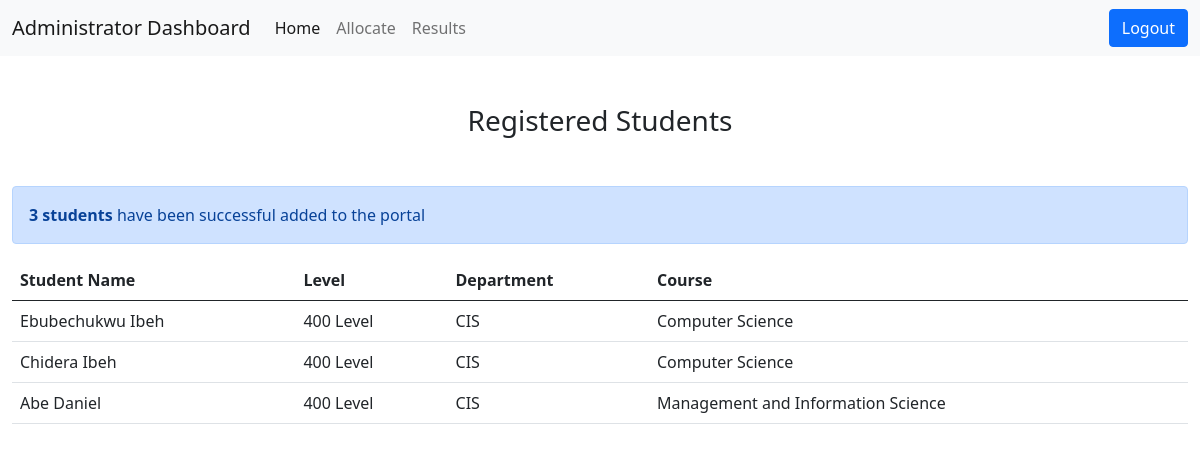
Before: /dashboard/admin/students (signed in) with the older database file.
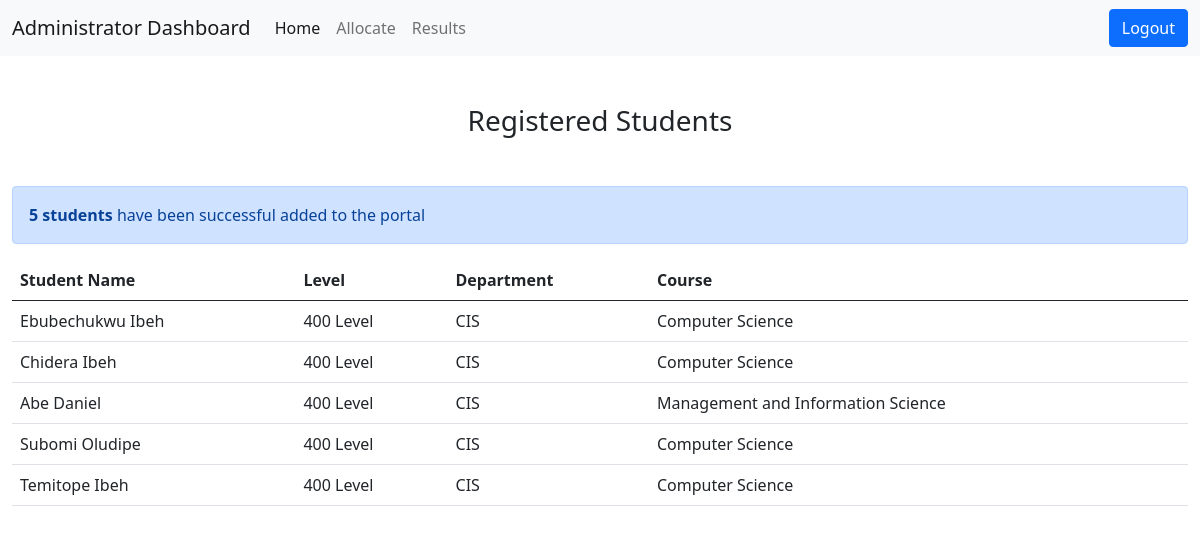
After: the same page with the newer database file.
### accounts/models.py (models this page shows, shortened)
class Students(models.Model):
    LEVEL = (
        ('400 Level', '400 Level'),
        ('500 Level', '500 Level'),
    )
    DEPARTMENT = (
        ('CIS', 'Computer and Information Science'),
    )
    COURSE = (
        ('Computer Science', 'Computer Science'),
        ('Management and Information Science', 'Management and Information Science'),
    )
    student = models.OneToOneField(User, on_delete=models.CASCADE, null=False)
    level = models.CharField(max_length=200, choices=LEVEL)
    department = models.CharField(max_length=200, choices=DEPARTMENT)
    course = models.CharField(max_length=200, choices=COURSE)
    class Meta:
        verbose_name_plural = 'Students'

### accounts/views.py (the view)
# urls.py: path('dashboard/admin/students', views.total_students, name='total_students'),
@login_required
def total_students(request):
    mystudents = Students.objects.all()
    mystudents_count = mystudents.count()
    context ={
        'mystudents' : mystudents,
        'mystudents_count' : mystudents_count
    }
    return render(request, 'accounts/admin/total_students.html', context)

### accounts/models.py (called while the page is built)
def get_full_name(self):
    return str(self.first_name) + " " + str(self.last_name)

### accounts/templates/accounts/admin/total_students.html (shortened to what this page needs)
{% extends "accounts/admin/base_admin.html" %}
{% load static %}
{% block content %}
<div class="text-center mt-5 mb-5">
    <h3>Registered Students</h3>
</div>
<div class="alert alert-primary mt-3 role="alert">
    <strong>{{ mystudents_count }}{% if mystudents_count == 0 %} student {% else %} students {% endif %}</strong> have been successful added to the portal
</div>
<table class="table table-hover">
    <thead>
      <tr>
        <th scope="col">Student Name</th>
        <th scope="col">Level</th>
        <th scope="col">Department</th>
        <th scope="col">Course</th>
      </tr>
    </thead>
    <tbody>
        {% for student  in mystudents %}
        <tr>
            <td>{{ student.student }}</td>
            <td>{{ student.level }}</td>
            <td>{{ student.department }}</td>
            <td>{{ student.course }}</td>
          </tr>
        {% endfor %}
    </tbody>
  </table>
{% endblock %}

### accounts/templates/accounts/admin/base_admin.html (shortened to what this page needs)
{% load static %}
<!DOCTYPE html>
<html lang="en">
<head>
<link href="https://cdn.jsdelivr.net/npm/bootstrap@5.0.2/dist/css/bootstrap.min.css" rel="stylesheet">
</head>
<body>
    <nav class="navbar navbar-expand-lg navbar-light bg-light">
        <div class="container-fluid">
          <div class="collapse navbar-collapse" id="navbarTogglerDemo01">
            <a class="navbar-brand" href="{% url 'admin_dashboard' %}">Administrator Dashboard</a>
            <ul class="navbar-nav me-auto mb-2 mb-lg-0">
              <li class="nav-item">
                <a class="nav-link active" aria-current="page" href="{% url 'admin_dashboard' %}">Home</a>
              </li>
              <li class="nav-item">
                <a class="nav-link" href="{% url 'allocate' %}">Allocate</a>
              </li>
              <li class="nav-item">
                <a class="nav-link" href="{% url 'allocate_results' %}">Results</a>
              </li>
            </ul>
            <div class="d-flex">
              <a class="btn btn-primary" href="{% url 'logout' %}">Logout</a>
            </div>
          </div>
        </div>
      </nav>
    <div class="container-fluid">
        {% block content %}
        {% endblock %}
    </div>
</body>
</html>

Changed rows visible on the page:
added Students: student "Subomi Oludipe", level "400 Level", department "CIS", course "Computer Science"
added Students: student "Temitope Ibeh", level "400 Level", department "CIS", course "Computer Science"
Other visible differences:
{{ mystudents_count }}: "3" → "5"
